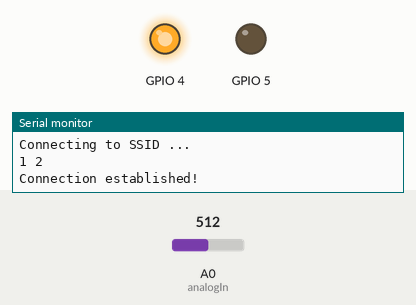
This sketch was run on a simulated ESP8266 (NodeMCU). Parts: output pins drawn as LEDs (lit = HIGH), the last lines printed to the serial monitor. The test bench sets the inputs (shaded band); at power-on: A0 (analogIn) = 512. WiFi joins after 1.5 s; servers stay silent unless stated; web services answer with replies made up by the test bench.

Above: at 3.0 s.
At 7.6 s:
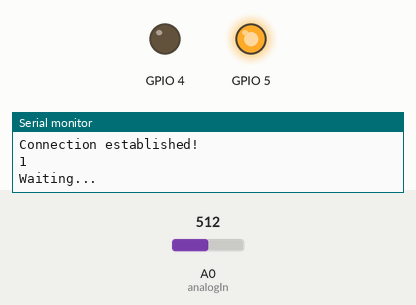
Timing chart, 0 to 14.1 s (numbered marks = the images above):
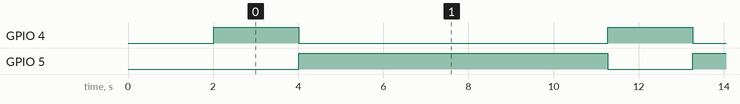

Measured:
- by itself, GPIO 4: alternates HIGH for 2.0 s and LOW for 7.3 s
- by itself, GPIO 5: alternates HIGH for 7.3 s and LOW for 2.0 s

The sketch:

Gas_Monitoring.ino
```cpp
#include <ESP8266WiFi.h>
#include <WiFiClient.h>

const char* ssid = "SSID";
const char* password = "PASS";

const char* server = "api.thinkspeak.com";
const char* link = "http://api.thingspeak.com/update?api_key=2LO1QR75U9GGX4DH";

unsigned long lastTime = 0;
unsigned long timeDelay = 1000;

const int analogIn = A0;

WiFiClient client;

void setup() {
  Serial.begin(115200);
  delay(10);
  Serial.println('\n');
  WiFi.begin(ssid, password);
  Serial.print("Connecting to ");
  Serial.print(ssid); Serial.println(" ...");
  int i = 0;
  while (WiFi.status() != WL_CONNECTED) {
    delay(1000);
    Serial.print(++i); Serial.print(' ');
  }
  Serial.println('\n');
  Serial.println("Connection established!");

  pinMode(4, OUTPUT);
  pinMode(5, OUTPUT);
  digitalWrite(4, LOW);
  digitalWrite(5, LOW);
}

void loop() {
  int val1 = 0, val2 = 0, val3 = 0, val4 = 0;

  digitalWrite(4, HIGH);
  digitalWrite(5, LOW);
  delay(2000);
  int data = analogRead(analogIn);
  int out = map(data, 0, 1023, 0, 255);
  val1 = out * 2.3 + 20;
  val2 = out * 1.2 + 10;

  digitalWrite(4, LOW);
  digitalWrite(5, HIGH);
  delay(2000);
  data = analogRead(analogIn);
  out = map(data, 0, 1023, 0, 255);
  val3 = out * 4.5 + 40;
  val4 = out * 1.2 + 50;


  if (client.connect(server, 80)) {
    String getStr = String(link) + "&field1=" + String(val1) + "&field2=" + String(val2) + "&field3=" + String(val3) + "&field4=" + String(val4);

    client.print("GET " + getStr + "\n");
    client.print("HTTP/1.1\n");
    client.print("Host: api.thingspeak.com\n");
    client.print("Connection: close\n\n\n");


    while(client.available()) {
      char c = client.read();
      Serial.print(c);
    }

    Serial.println("");
  }

  client.stop();
  Serial.println("Waiting...");
  delay(5000);
}
```
